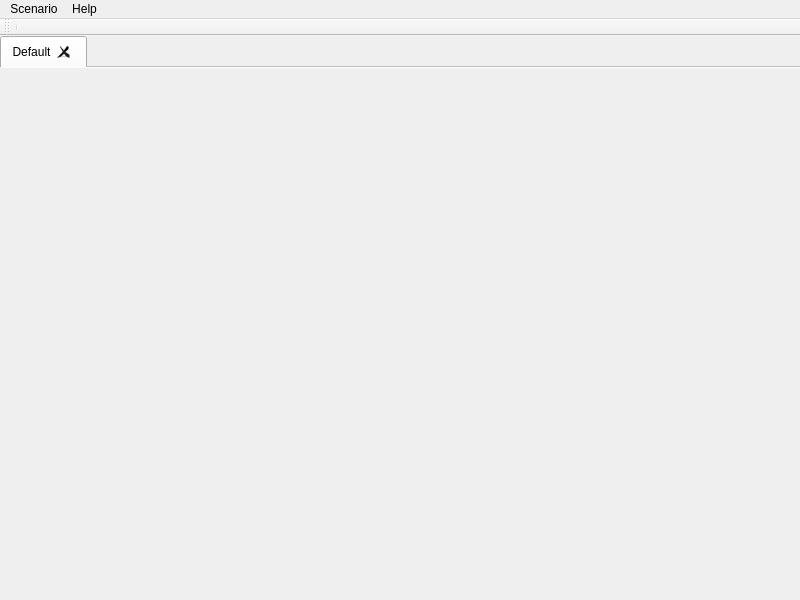
<?xml version="1.0" encoding="UTF-8"?>
<ui version="4.0">
 <class>MainWindow</class>
 <widget class="QMainWindow" name="MainWindow">
  <property name="geometry">
   <rect>
    <x>0</x>
    <y>0</y>
    <width>800</width>
    <height>600</height>
   </rect>
  </property>
  <property name="baseSize">
   <size>
    <width>0</width>
    <height>0</height>
   </size>
  </property>
  <property name="windowTitle">
   <string>AutoBug</string>
  </property>
  <property name="windowOpacity">
   <double>1.000000000000000</double>
  </property>
  <property name="styleSheet">
   <string notr="true">qdarkstyle</string>
  </property>
  <property name="documentMode">
   <bool>false</bool>
  </property>
  <property name="tabShape">
   <enum>QTabWidget::Rounded</enum>
  </property>
  <property name="unifiedTitleAndToolBarOnMac">
   <bool>true</bool>
  </property>
  <widget class="QWidget" name="centralwidget">
   <layout class="QGridLayout" name="gridLayoutFull">
    <property name="leftMargin">
     <number>0</number>
    </property>
    <property name="topMargin">
     <number>0</number>
    </property>
    <property name="rightMargin">
     <number>0</number>
    </property>
    <property name="bottomMargin">
     <number>0</number>
    </property>
    <item row="0" column="0">
     <widget class="QTabWidget" name="tabWidget">
      <property name="tabPosition">
       <enum>QTabWidget::North</enum>
      </property>
      <property name="tabShape">
       <enum>QTabWidget::Rounded</enum>
      </property>
      <property name="currentIndex">
       <number>0</number>
      </property>
      <property name="elideMode">
       <enum>Qt::ElideRight</enum>
      </property>
      <property name="documentMode">
       <bool>true</bool>
      </property>
      <property name="tabsClosable">
       <bool>true</bool>
      </property>
      <property name="movable">
       <bool>true</bool>
      </property>
      <widget class="QWidget" name="defaultTab">
       <attribute name="title">
        <string>Default</string>
       </attribute>
       <layout class="QGridLayout" name="gridLayoutTab">
        <property name="leftMargin">
         <number>0</number>
        </property>
        <property name="topMargin">
         <number>0</number>
        </property>
        <property name="rightMargin">
         <number>0</number>
        </property>
        <property name="bottomMargin">
         <number>0</number>
        </property>
       </layout>
      </widget>
     </widget>
    </item>
   </layout>
  </widget>
  <widget class="QMenuBar" name="menubar">
   <property name="geometry">
    <rect>
     <x>0</x>
     <y>0</y>
     <width>800</width>
     <height>22</height>
    </rect>
   </property>
   <widget class="QMenu" name="menuWoko">
    <property name="title">
     <string>Scenario</string>
    </property>
    <addaction name="actionFile"/>
    <addaction name="actionImport"/>
    <addaction name="actionClose"/>
   </widget>
   <widget class="QMenu" name="menuHelp">
    <property name="title">
     <string>Help</string>
    </property>
    <addaction name="actionWhatIsThis"/>
   </widget>
   <addaction name="menuWoko"/>
   <addaction name="menuHelp"/>
  </widget>
  <widget class="QToolBar" name="toolBar">
   <property name="windowTitle">
    <string>toolBar</string>
   </property>
   <property name="floatable">
    <bool>true</bool>
   </property>
   <attribute name="toolBarArea">
    <enum>TopToolBarArea</enum>
   </attribute>
   <attribute name="toolBarBreak">
    <bool>false</bool>
   </attribute>
   <addaction name="separator"/>
  </widget>
  <action name="actionFile">
   <property name="text">
    <string>New</string>
   </property>
  </action>
  <action name="actionImport">
   <property name="text">
    <string>Import</string>
   </property>
  </action>
  <action name="actionClose">
   <property name="text">
    <string>Close</string>
   </property>
  </action>
  <action name="actionWhatIsThis">
   <property name="text">
    <string>What Is This?</string>
   </property>
  </action>
 </widget>
 <resources/>
 <connections/>
</ui>
